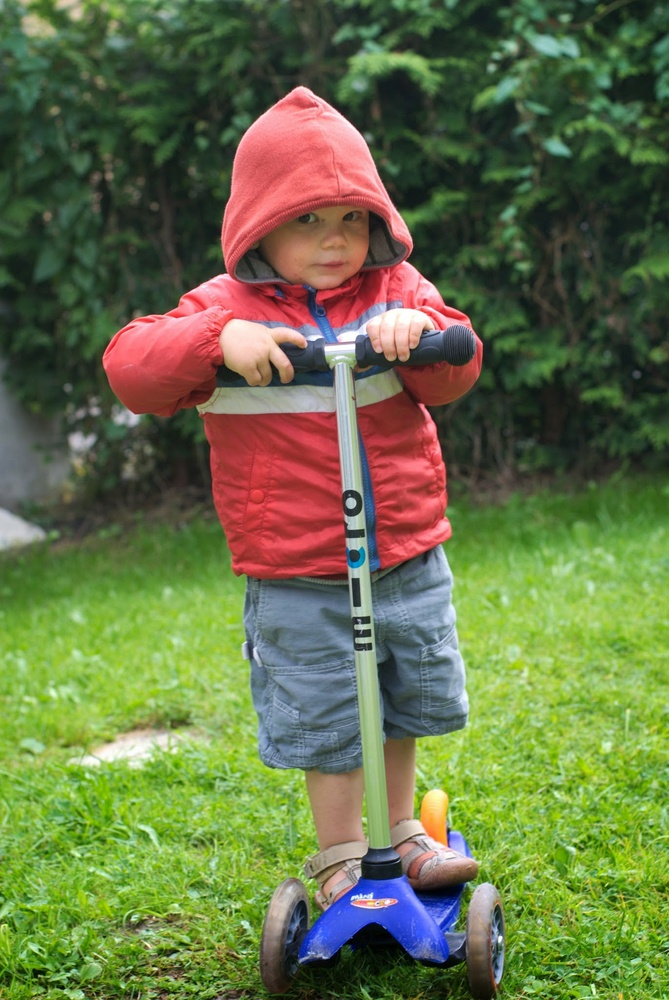
#> input picture Lab1/Images/oscar.jpg, 669 x 1000 px, shrunk from 1371 x 2048 before the run
$ jupyter execute --allow-errors Lab1_Correction.ipynb   (shell and % lines are left out)
#> lines starting #> are read from the running program, lines starting #| are printed output that depends on the picture; after the words box and inside, x2 and y2 are one past the last pixel; in counts of white or black regions, pixels touching at a corner belong together
<center></center>

<h6><center></center></h6>

<h1>
<hr style=" border:none; height:3px;">
<center>TP1 : Prise en main d'OpenCV - Espaces de représentation de la couleur </center>
<hr style=" border:none; height:3px;">
</h1>

## Avant propos
Les travaux pratiques du cours de Vision par ordinateur se feront à l'aide de la bibliothèque [OpenCV](http://opencv.org/) sous l'environnement de votre choix et ils consisteront en des applications des différents concepts vus en cours.
OpenCV a des interfaces C++, C, Python and Java et vous pouvez donc utilisez l'interface qui vous convient le mieux avec une préférence pour l'interface python.


## Exercice 1 : Le Hello World d'OpenCV

Pour commencer vous devez installer la bibliothèque OpenCV (version 3) sur votre ordinateur. De nombreuses instructions sont disponibles pour l'installation sur le site officiel.
+ [Installation](http://opencv.org/), rubrique Documentation - Tutorials ou Quick Start.

Vous pouvez aussi utiliser la commande :

  `! pip install opencv-python`

et

   `! pip3 install opencv-contrib-python`

A l'issue de l'installation, vous devez réussir à compiler et à exécuter un programme consistant à ouvrir une image et à l'afficher. Une image est représentée comme une matrice dans OpenCV : structure **Mat**.  Une explication assez détaillée de la structure de données est disponible dans le tutorial [ici](https://docs.opencv.org/4.7.0/d6/d6d/tutorial_mat_the_basic_image_container.html). En python, il s'agit d'une array numpy. Si vous n'êtes pas familier avec numpy, vous pouvez suivre ce très bon [tutorial](http://cs231n.github.io/python-numpy-tutorial/)

Le code ci-dessous propose une manière  de charger et d'afficher une image et d'afficher une image. Tester le.

[cell 1]
import numpy as np
from matplotlib import pyplot as plt
import cv2

def loadImagebis(src):
#> called with src = './Images/oscar.jpg'
    img=cv2.imread(src,1)
#> img is the input picture: shape (1000, 669, 3); mean B, G, R 71.3, 113.4, 103
    rgb = cv2.cvtColor(img, cv2.COLOR_BGR2RGB)
    plt.imshow(rgb,interpolation='nearest')
    plt.show()


loadImagebis('./Images/oscar.jpg')

## Exercice 2 : quelques manipulations simples

Création d'une image noire de taille $3 \times 3$

[cell 2]
img = np.zeros([3,3],dtype=np.uint8)
rgb = cv2.cvtColor(img, cv2.COLOR_GRAY2RGB)
print(img)
plt.imshow(rgb)
plt.show()

print(img.shape)
print(img.size)
print(img.dtype)

Chargement et conversion d'une image en HSV

[cell 3]
import matplotlib.cm as cm

img=cv2.imread('./Images/oscar.jpg',1)
print(img.shape, img.size,img.dtype)
#| (1000, 669, 3) 2007000 uint8

hsv=cv2.cvtColor(img, cv2.COLOR_BGR2HSV)
plt.imshow(hsv,cmap=cm.hsv)
plt.show()

Récupération du canal bleu

[cell 4]
bImg = cv2.split(img)[0]
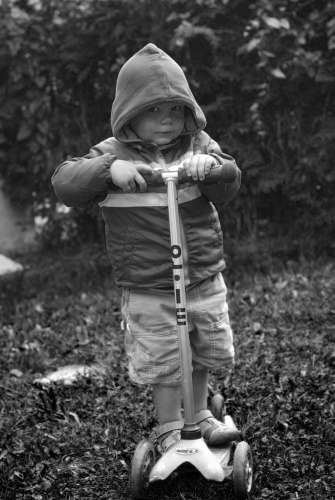
#> bImg: shape (1000, 669) (shown at 1/2 size); min 0, max 255, mean 71.3

Acceder au pixel (100,100)

[cell 5]
px = img[100,100]
#> px = [43, 72, 47]
print(px)
#| [43 72 47]

Que fait le code ci-dessous ?

[cell 6]
img.item(100,100,2)
#> Out = 47

Le code affiche la valeur de la composante rouge du pixel en (100,100)

##  Exercice 3 : Premières manipulations avec OpenCV

Ecrire une fonction **loadImage(nom)** permettant d'ouvrir une image en niveau de gris ou en couleur, de la renvoyer, ainsi que sa taille.

[cell 7]
def loadImage(path, color):
    #ouverture de l'image en niveau de gris par le passage du paramètre 0
#> called with path = './Images/oscar.jpg', color = 0
    img=cv2.imread(path,color)
#> img: shape (1000, 669)
    return img

img = loadImage('./Images/oscar.jpg',0)
rgb = loadImage('./Images/oscar.jpg',1)

[cell 8]
rgb

Ecrire une fonction **compterPixels(I, k)** qui renvoie le nombre de pixels de niveau de gris $k$ dans l'image $I$. Attention à bien travailler avec une image à niveau de gris. Faire de même pour une image couleur et une valeur $k$ équivalente à un triplet $(R,G,B)$.

[cell 9]
def compterPixels(I,k):
    return np.count_nonzero((I == k))

print(compterPixels(img, 10))
#| 249

def compterPixelsColor(I,k):
    return np.count_nonzero((I == k).all(axis = 2))

print(compterPixelsColor(rgb,[170,170,154]))
#| 0
#| (1000, 669) 669000 uint8

Ecrire une fonction **remplacerPixels(I, k1,k2)** qui  sauve, affiche et renvoie l'image correspondant à $I$ quand on a changé les valeurs $k1$ en $k2$.

[cell 10]
def remplacerPixels(I,k1,k2):
    #J =np.zeros(I.shape, img.dtype)
#> called with k1 = 50, k2 = 255
    J=I
    J[(I==k1)]=k2
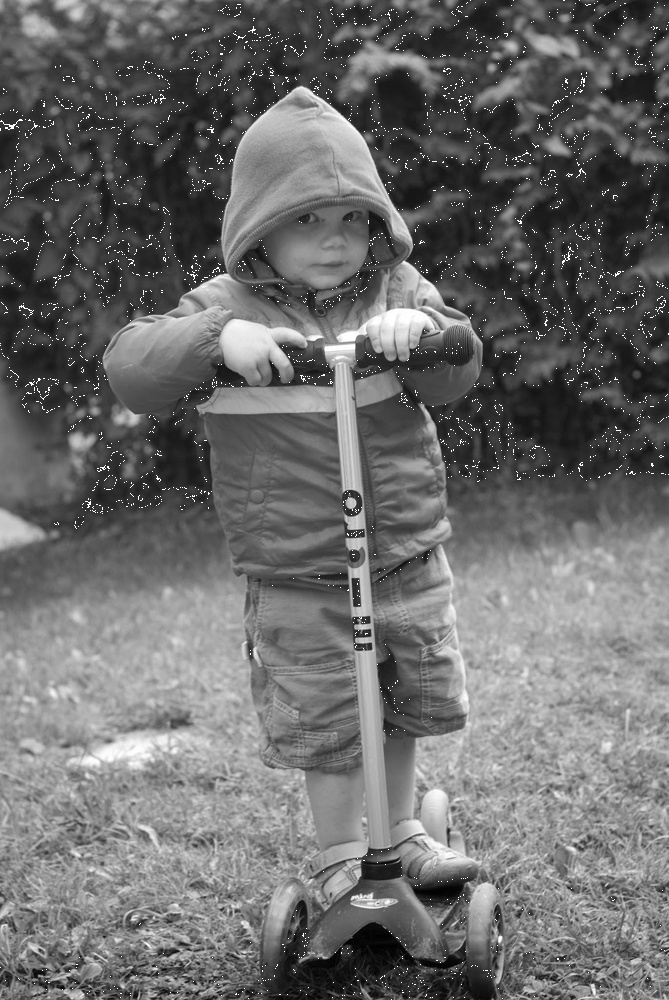
#> J: shape (1000, 669); min 0, max 255, mean 107.1
    return J


img = loadImage('./Images/oscar.jpg',0)
print(img.shape, img.size,img.dtype)
newima= remplacerPixels(img,50,255)
newimad = cv2.cvtColor(newima, cv2.COLOR_GRAY2RGB)
plt.imshow(newimad,interpolation='nearest')
plt.show()

[cell 11]
def remplacerPixelsColor(I,k1,k2):
    J =np.array(I)
    J[np.where((I == k1).all(axis = 2))]=k2
    return J

newima= remplacerPixelsColor(rgb,[0,0,0],[255,255,255])
plt.imshow(newima,interpolation='nearest')
plt.show()

Ecrire une fonction **inversionImage(I)** qui renvoie l'image inversée ($k'=255-k$).

[cell 12]
def inverserImage(I):
    return 255-I
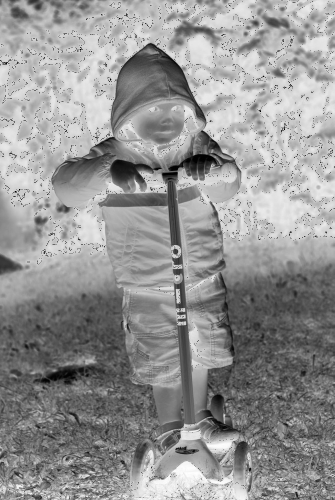
#> returned value: shape (1000, 669) (shown at 1/2 size); min 0, max 255, mean 147.9

newima= inverserImage(img)


newimad = cv2.cvtColor(newima, cv2.COLOR_GRAY2RGB)
plt.imshow(newimad,interpolation='nearest')
plt.show()

Ecrire une fonction **calculhisto(I)** qui calcule, affiche et renvoie l'histogramme de l'image I. Pour cela vous pourrez faire appel à la fonction **cv2.calcHist** d'OpenCV ou à la fonction **np.histogram** de numpy. Un tutoriel est disponible [ici](http://docs.opencv.org/3.1.0/d1/db7/tutorial_py_histogram_begins.html). Vous prendrez bien le soin de tester les différents paramètres de la fonction **cv2.calcHist**.

[cell 13]
def calculhisto(I,color):
#> called with color = ('b', 'g', 'r')
    for i,col in enumerate(color):
        histr = cv2.calcHist([I],[i],None,[256],[0,256])
        plt.plot(histr,color = col)
        plt.xlim([0,256])
    plt.show()
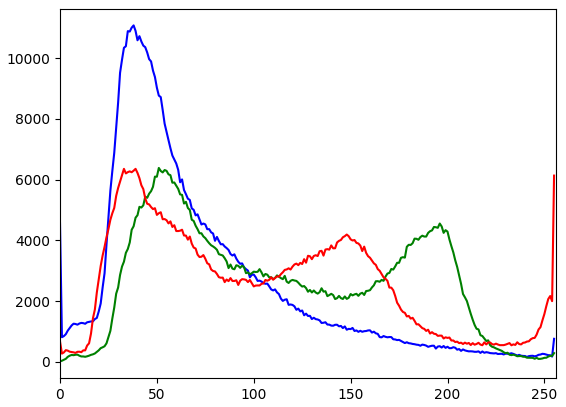
#> figure drawn by matplotlib, 1 panel; curve peaks at x = 38, y = 11082; curve peaks at x = 51, y = 6386; curve peaks at x = 33, y = 6356

hist = calculhisto(rgb,('b','g','r'))

Ecrire et tester une fonction **seuillage(I,s)** qui renvoie une image I seuillée (les pixels de valeur $> s$ sont mis à 255 et les autres à 0. On pourra faire appel à la fonction **cv2.threshold**. Un tutoriel est disponible [ici]( http://docs.opencv.org/3.2.0/d7/d4d/tutorial_py_thresholding.html).

[cell 14]
def seuillage(I,s):
#> called with s = 125
    ret,thresh1 = cv2.threshold(I,s,255,cv2.THRESH_BINARY)
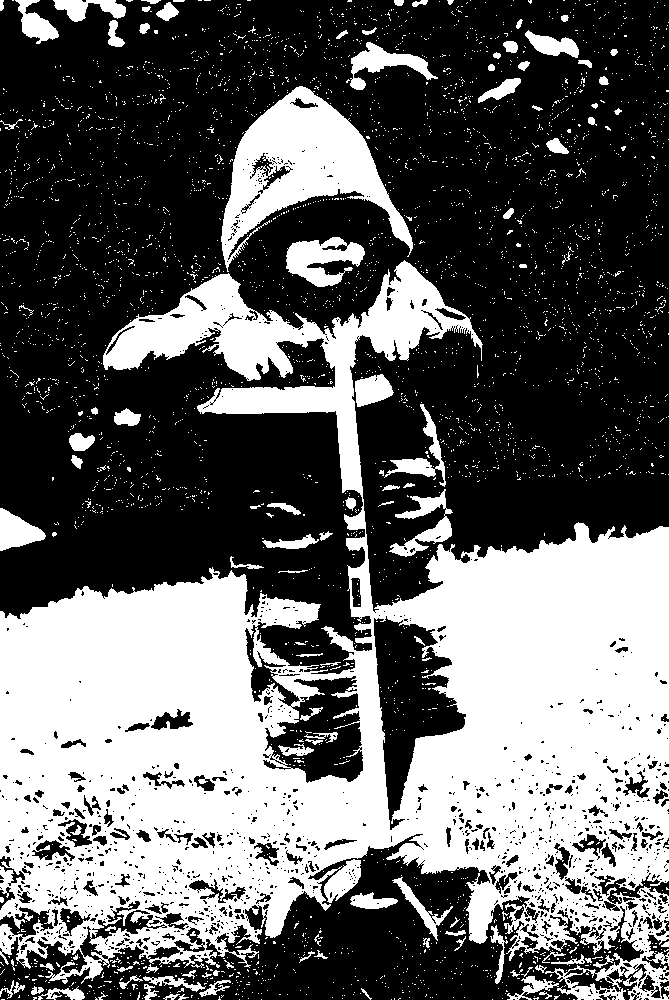
#> thresh1: shape (1000, 669); 39% white; 3650 white regions (3538 under 20 px), largest, box (x1, y1, x2, y2) and area: (0, 260, 669, 1000) 218566, (221, 86, 413, 272) 14213, (286, 237, 365, 287) 2262
#> ret = 125
    return thresh1

thresh = seuillage(img,125)
threshd = cv2.cvtColor(thresh, cv2.COLOR_GRAY2RGB)
plt.imshow(threshd,interpolation='nearest')
plt.show()

## Exercice 4 : Un algorithme simple pour détecter la peau

L'objectif de cet exercice est la conception d'algorithmes simples pour détecter la peau dans des images. Cette approche est fondée sur plusieurs travaux de la littérature, disponibles sur Edunao comme par exemple :
+ A Survey on Pixel-Based Skin Color Detection Techniques}, Vezhnevets V., Sazonov V., Andreeva A, IN PROC. GRAPHICON-2003, 2003 (disponible sur Claroline et sur le dépôt git).
+ Statistical Color Models with Application to Skin Detection}, Michael J. Jones, James M. Rehg, In Int. J. Comput. Vision 46, 1 (January 2002), 81-96 (disponible sur Claroline et sur le dépôt git).
+ A survey of skin-color modeling and detection methods}, P. Kakumanu, S. Makrogiannis, N. Bourbakis. In Pattern Recogn. 40, 3 (March 2007), 1106-1122 (disponible sur Claroline et sur le dépôt git).

En particulier, l'article suivant :  *A Survey on Pixel-Based Skin Color Detection Techniques, Vezhnevets V., Sazonov V., Andreeva A, IN PROC. GRAPHICON-2003, 2003*, disponible sur Edunao et sur le dépôt, listant et décrivant les approches connues servira de base  pour le développement de votre application de detection de la peau. Le principe général va consister en l'utilisation d'une base d'exemples de *peau* et d'une base d'exemples de *non-peau* qui vont nous permettre d'apprendre la couleur de la peau  et d'en construire un modèle. Comme mentionné dans l'article, plusieurs questions se posent :
+  Le choix de l'espace de représentation de la couleur, notamment pour garantir une bonne séparation entre la peau et la non peau.
+  La manière de construire le modèle de peau ( non-paramétrique ou paramétrique).

### Base d'images
Pour ce TP, nous allons utiliser un jeu de données existants :  [le Pratheepan Dataset](http://web.fsktm.um.edu.my/~cschan/downloads_skin_dataset.html) disponible dans le répertoire Data et sur Claroline. L'ensemble des images sera utilisé pour construire le modèle de la peau et le modèle de non peau. Pour ce dernier, d'autres images pourront aussi être ajoutées pour rendre le modèle plus robuste.

### Une première méthode simple
La première méthode décrite dans l'article de Vezhnevets et al consiste à utiliser une règle de classification simple.

Un pixel de composante (RGB) est classifié comme pixel de peau  si :
 + $R > 95 $
 + $G > 40$
 + $B > 20$
 + $\max\{R,G,B\} - \min\{R,G,B\} > 15$
 + $|R-G| > 15 $
 + $R > G$
 + $R>B$

Mettre en oeuvre cette méthode et tester la sur quelques images de la base ainsi que sur  des images de peau  et des images de non-peau non présentes dans la base. Commenter vos résultats.

La mise en oeuvre de cette méthode vous permettra de prendre en main les principales fonctions de manipulations d'images (parcours d'image, accès à un pixel, seuillage). Par défaut, les images couleur sont en BGR et la première composante d'un pixel correspond donc au canal bleu et non rouge.

[cell 15]
# Approche classique avec parcours de l'image
def isSkin(pixel):
    b = pixel[0]
    g = pixel[1]
    r = pixel[2]
    c1 = r > 95
    c2 = g > 40
    c3 = b > 20
    c4 = max(pixel) - min(pixel) > 15
    c4 = abs(int(r)-int(g)) > 15
    c5 = r > g
    c6 = r > b
    isSkin = c1 and c2 and c3 and c4 and c5 and c6
    return isSkin


def createSkinMask(src):
    img=cv2.imread(src,1)
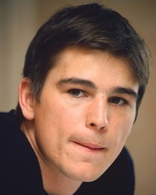
#> input picture Lab1/Data/Face_Dataset/Pratheepan_Dataset/FacePhoto/josh-hartnett-Poster-thumb.jpg, 156 x 195 px, shrunk from 320 x 400 before the run
#> img is the input picture: shape (195, 156, 3); mean B, G, R 78.2, 95.2, 125.5
    height, width = img.shape[:2]
    mask = np.zeros((height, width), np.uint8)
    for i in range(height):
        for j in range(width):
            if isSkin(img[i][j]):
                mask[i][j] = 255
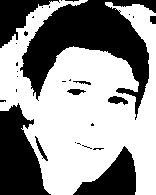
#> mask: shape (195, 156); 58.4% white; 30 black regions (21 under 20 px), largest, box (x1, y1, x2, y2) and area: (20, 0, 156, 120) 6500, (0, 103, 51, 195) 2980, (73, 146, 136, 195) 1553
    return mask


skinMask =createSkinMask('./Data/Face_Dataset/Pratheepan_Dataset/FacePhoto/josh-hartnett-Poster-thumb.jpg')
plt.imshow(skinMask,interpolation='nearest')

[cell 16]
# Approche avec Numpy
def skindetectionsimple(I):
    lower = np.array([20, 40, 95], dtype = "uint8")
    upper = np.array([255, 255, 255], dtype = "uint8")
    skinMask = cv2.inRange(rgb, lower, upper)
    skinMaskresult = np.array(skinMask)
    size = I.shape
    for i in range(0,size[0]):
        for j in range(0,size[1]):
            if (max(I[i,j]) - min(I[i,j]) > 15) and I[i,j,2] > I[i,j,1] and I[i,j,2] > I[i,j,0] and skinMask[i,j]==255:
                skinMaskresult[i,j] = 255
    return skinMaskresult


rgb = loadImage('./Data/Face_Dataset/Pratheepan_Dataset/FacePhoto/josh-hartnett-Poster-thumb.jpg',1)
skinMask = skindetectionsimple(rgb)
plt.imshow(skinMask,interpolation='nearest')

### Approche non paramétrique : Histogramme et modèle de peau

Plusieurs espaces couleurs sont possibles pour détecter les zones de peau dans des images. Dans ce TP, un objectif est de comparer entre différents types d'espaces couleur. Vous comparerez notamment les espaces RGB, HSV et Lab mais vous pouvez aussi en tester et en comparer d'autres.

#### Conversion d'espaces couleurs

Un premier travail est d'écrire un programme permettant de transformer une image d'un espace couleur à un autre. Pour cela, il faudra faire appel à la fonction **cvtColor** d'OpenCV.
 + [Tutorial](http://docs.opencv.org/3.2.0/df/d9d/tutorial_py_colorspaces.html)
 + [Documentation](http://docs.opencv.org/3.2.0/d7/d1b/group__imgproc__misc.html#ga397ae87e1288a81d2363b61574eb8cab)

[cell 17]
def convert_color (src,colorspace):
    img=cv2.imread(src,1)
    if colorspace == "Lab":
        img_in_color_space = cv2.cvtColor(img, cv2.COLOR_BGR2LAB)
    if colorspace == "hsv":
        img_in_color_space = cv2.cvtColor(img, cv2.COLOR_BGR2HSV)
    return img_in_color_space

img_HSV = convert_color('./Images/oscar.jpg',"hsv")
plt.imshow(img_HSV,interpolation='nearest')
plt.show()

[cell 18]
img_lab = convert_color('./Images/oscar.jpg',"Lab")
plt.imshow(img_lab,interpolation='nearest')
plt.show()

#### Construction d'histogrammes 2D
Dans un premier temps, on pourra travailler avec l'espace Lab. Vous n'utiliserez que les composantes a et b (axes de couleur) et pas L (axe de luminance).
Le travail consiste à construire deux **histogrammes 2D** de couleur, un histogramme *peau* et un histogramme *non-peau*. Il s'agit d'un tableau à 2 dimensions (a et b pour Lab, r et g pour rgb et h et s pour hsv). Pour chaque dimension on réduira l'échelle des valeurs de 256 à 32 (réduction de la quantification) et pour chaque case du tableau, il suffit de compter le nombre de pixels ayant comme valeur le couple (a,b) donné. Tous les pixels *peau* de toutes les images se retrouvent dans le même histogramme et réciproquement pour les pixels *non-peau*. Chaque histogramme sera aussi normalisé en divisant chaque valeur par le nombre total de pixels.

Vous pouvez pour cela faire appel à la fonction **calcHist** d'OpenCV. Contrairement à ce qui a été fait auparavant, il faudra:

+ construire un histogramme en 2D : [documentation](http://docs.opencv.org/3.2.0/dd/d0d/tutorial_py_2d_histogram.html)
+ utiliser un mask pour sélectionner les zones de peau et les zones de non peau (le masque étant l'image de la vérité terrain dans le cas de la peau et son complément pour la non-peau).
+ mettre le flag accumulate à true (l'histogramme devant être calculé sur un ensemble d'images correspondant à chaque classe).

Vous devez donc construire deux histogrammes pour chaque espace de couleur choisi. Ces histogrammes pourront dans la suite être considérés comme un modèle de peau et un modèle de non-peau.

[cell 19]
# Les histogrammes sont construits en prenant comme image de peau l'image masquée et comme image de non-peau le reste de l'image.
import numpy as np
from matplotlib import pyplot as plt
import os
import cv2

def getImagesFromResources(skin_rep, mask_rep, color_space):
    skindir1 = os.path.dirname(skin_rep)
    skindir2 = os.path.dirname(mask_rep)
    skin_images = []
    mask_images = []
    for filename in os.listdir(skindir1):
        img = cv2.imread(os.path.join(skindir1,filename))
        mask_img = cv2.imread(os.path.join(skindir2,filename[:-3] + "png"))
        if img is not None:
            if color_space == "BGR":
                skin_images.append(img)
            elif color_space == "Lab":
                skin_images.append(cv2.cvtColor(img, cv2.COLOR_BGR2LAB))
            elif color_space == "HSV":
                skin_images.append(cv2.cvtColor(img, cv2.COLOR_BGR2HSV))
        if mask_img is not None:
            mask_images.append(cv2.cvtColor(mask_img, cv2.COLOR_BGR2GRAY))
    return (skin_images, mask_images)


skin_images, mask_images = getImagesFromResources("./Data/Face_Dataset/Pratheepan_Dataset/FacePhoto/","./Data/Face_Dataset/Ground_Truth/GroundT_FacePhoto/", "Lab")
print(len(skin_images))
#| 1
print(len(mask_images))
#| 1

[cell 20]
plt.imshow(mask_images[0],interpolation='nearest')
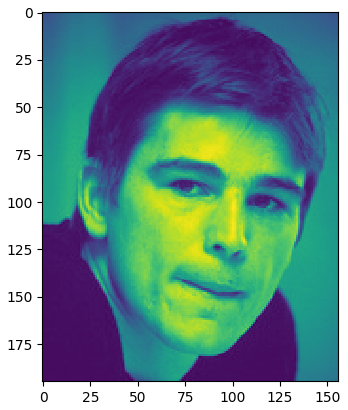
#> figure drawn by matplotlib, 1 panel

[cell 21]
plt.imshow(skin_images[0],interpolation='nearest')
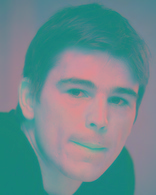
#> shown: shape (195, 156, 3); mean R, G, B 106.9, 137.8, 141.7
#| 1
#| 1

[cell 22]
def create_histograms(color_space, size, skin_images, mask_images):
#> called with color_space = 'BGR', size = 32
    if color_space in ["BGR","Lab"]:
    # Creation de l'histogramme de peau
        hist_peau = [[0 for j in range(size)] for i in range(size)]
        hist_non_peau = [[0 for j in range(size)] for i in range(size)]
        nb_pixel_peau = 0
        nb_pixel_non_peau =0
        for i in range(0,len(skin_images)):
            nb_pixel_peau =nb_pixel_peau +compterPixels(mask_images[i],255)
            nb_pixel_non_peau =nb_pixel_non_peau +compterPixels(mask_images[i],0)
            hist_peau =hist_peau +  cv2.calcHist([skin_images[i]],[1, 2],mask_images[i],[size, size],[0, 256, 0, 256])
            hist_non_peau =hist_non_peau +  cv2.calcHist([skin_images[i]],[1, 2],inverserImage(mask_images[i]),[size, size],[0, 256, 0, 256])
#> this loop made 1 pass
        hist_peau = hist_peau/nb_pixel_peau
        hist_non_peau = hist_non_peau/nb_pixel_non_peau
        p_peau_prior = nb_pixel_peau/(nb_pixel_peau+nb_pixel_non_peau)
        p_non_peau_prior = nb_pixel_non_peau/(nb_pixel_peau+nb_pixel_non_peau)
    elif color_space == "HSV":
        hist_peau = [[0 for j in range(size)] for i in range(size)]
        hist_non_peau = [[0 for j in range(size)] for i in range(size)]
        nb_pixel_peau = 0
        nb_pixel_non_peau =0
        for img in skin_images:
            nb_pixel_peau =nb_pixel_peau +compterPixels(mask_images[0],255)
            nb_pixel_non_peau =nb_pixel_non_peau +compterPixels(mask_images[0],0)
            hist_peau =hist_peau +  cv2.calcHist([skin_images[0]],[0, 1],mask_images[0],[size, size],[0, 180, 0, 256])
            hist_non_peau =hist_non_peau +  cv2.calcHist([skin_images[0]],[0, 1],inverserImage(mask_images[0]),[size, size],[0, 180, 0, 256])
        hist_peau = hist_peau/nb_pixel_peau
        hist_non_peau = hist_non_peau/nb_pixel_non_peau
        p_peau_prior = nb_pixel_peau/(nb_pixel_peau+nb_pixel_non_peau)
        p_non_peau_prior = nb_pixel_non_peau/(nb_pixel_peau+nb_pixel_non_peau)
    return hist_peau,hist_non_peau,p_peau_prior,p_non_peau_prior

[cell 23]
# HISTO RG

skin_images, mask_images = getImagesFromResources("./Data/Face_Dataset/Pratheepan_Dataset/FacePhoto/","./Data/Face_Dataset/Ground_Truth/GroundT_FacePhoto/", "BGR")
print(len(skin_images))
print(len(mask_images))

#> (the rest of this cell did not finish here and is left out)

[cell 24]
# HISTO AB

skin_images, mask_images = getImagesFromResources("./Data/Face_Dataset/Pratheepan_Dataset/FacePhoto/","./Data/Face_Dataset/Ground_Truth/GroundT_FacePhoto/", "Lab")
print(len(skin_images))
#| 1
print(len(mask_images))
#| 1

#> (the rest of this cell did not finish here and is left out)

#> the loop in create_histograms (call 2), `for i in range(0,len(skin_images)):` made 1 pass
plt.imshow(hist_peau_ab,interpolation = 'nearest')
plt.show()
plt.imshow(hist_non_peau_ab,interpolation = 'nearest')
skin_images, mask_images = getImagesFromResources("./Data/Face_Dataset/Pratheepan_Dataset/FacePhoto/","./Data/Face_Dataset/Ground_Truth/GroundT_FacePhoto/", "Lab")
print(len(skin_images))
print(len(mask_images))
plt.show()

[cell 25]
# HISTO HS

skin_images, mask_images = getImagesFromResources("./Data/Face_Dataset/Pratheepan_Dataset/FacePhoto/","./Data/Face_Dataset/Ground_Truth/GroundT_FacePhoto/", "HSV")
print(len(skin_images))
#| 1
print(len(mask_images))
#| 1

#> (the rest of this cell did not finish here and is left out)

#> the loop in create_histograms (call 3), `for img in skin_images:` made 1 pass
#> pass 1, in create_histograms (call 3), `hist_peau =hist_peau +  cv2.calcHist([skin_images[0]],[0, 1],mask_imag..`:
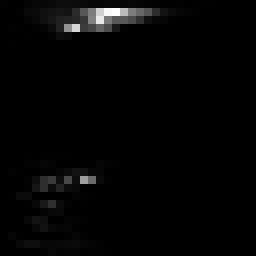
#> hist_peau: shape (32, 32) float64 (shown 8 times larger); min 0, max 1603, mean 29.7; drawn with min black and max white

plt.imshow(hist_peau_hs,interpolation = 'nearest')
plt.show()
plt.imshow(hist_non_peau_hs,interpolation = 'nearest')
plt.show()
